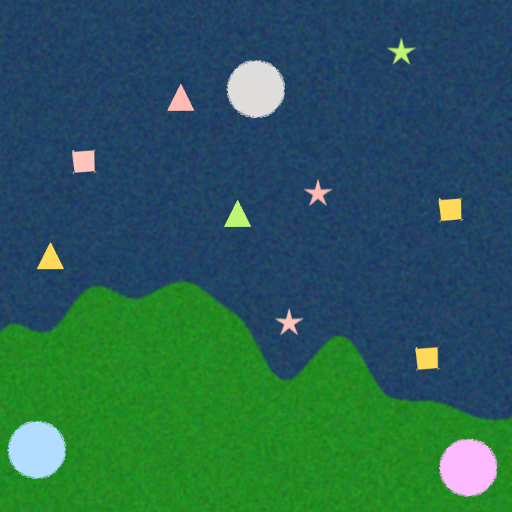
#> input picture uas images/8.png, 512 x 512 px
$ python -i shapeDetector.py   (imports and definitions only)
#> lines starting #> are read from the running program, lines starting #| are printed output that depends on the picture; after the words box and inside, x2 and y2 are one past the last pixel; in counts of white or black regions, pixels touching at a corner belong together
#> further down, picture is the input picture: shape (512, 512, 3); mean B, G, R 84.6, 94.7, 41.2
import cv2
import numpy as np


def detect_shape(img):

    gray = cv2.cvtColor(img, cv2.COLOR_BGR2GRAY)
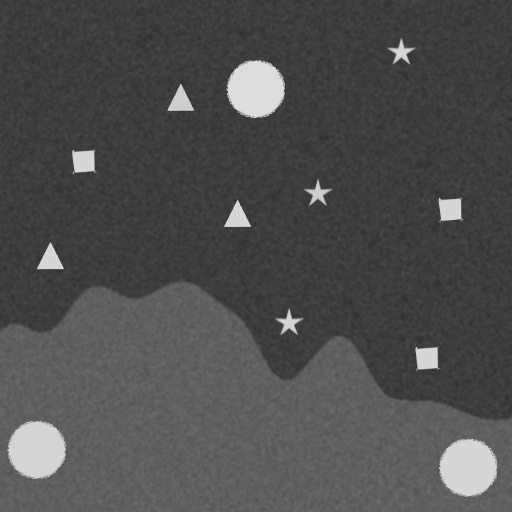
#> gray: shape (512, 512); min 45, max 221, mean 77.5

    blur = cv2.GaussianBlur(gray, (3, 3), 0)

    _, thresh = cv2.threshold(blur, 130, 225, cv2.THRESH_BINARY)
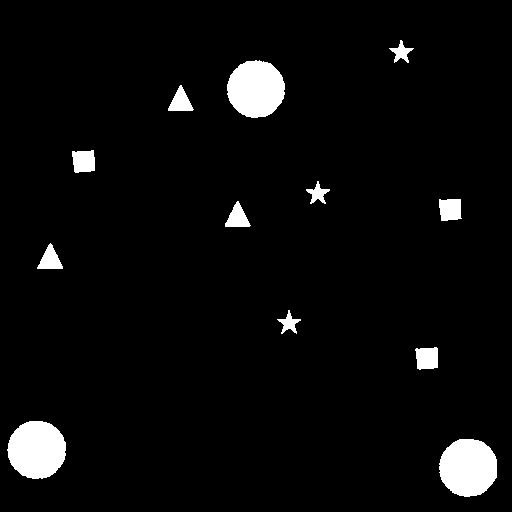
#> thresh: shape (512, 512); values 0 (black) and 225 (white), 4.3% white; 12 white regions

    contours, hierarchies = cv2.findContours(
        thresh, cv2.RETR_LIST, cv2.CHAIN_APPROX_NONE)
#> contours = 12 contours; largest, box (x1, y1, x2, y2) and area: (7, 421, 66, 479) 2599, (439, 439, 497, 497) 2593, (227, 60, 285, 118) 2532, (72, 150, 95, 173) 414, (415, 347, 438, 370) 412

    # Avoid Detection of whole photo frame as a separate contour by setting a max threshold and also a minimum area threshold
    max_area_limit = img.shape[0] * img.shape[1]*0.4
#> max_area_limit = 104857.6
    min_area_limit = 25

    final_shape_list = []

    # drawing overlay on the orignal image to easily test shape detection
    for i, contour in enumerate(contours):
        # if i == 0:
        #     continue

        area = cv2.contourArea(contour)

        if area < min_area_limit:
            continue

        if area > max_area_limit:
            continue

        epsilon = 0.03*cv2.arcLength(contour, True)
        approx = cv2.approxPolyDP(contour, epsilon, True)

        x, y, w, h = cv2.boundingRect(approx)
        x_mid = int(x + w/2)
        y_mid = int(y + h/2)

        coords = (x_mid, y_mid)

        # stars representing children, squares representing adults, and triangles representing elderly individuals.

        if len(approx) == 3:
            shape, obj_type = 'triangle', 0
        elif len(approx) == 4:
            shape, obj_type = 'square', 0
        elif len(approx) == 10:
            shape, obj_type = 'star', 0
        else:
            shape, obj_type = 'circle', 1

        # type: 0->person, 1->rescue centre
        contour_info = {"shape": shape, "type": obj_type,
                        "centre": coords, "contour": contour}

        final_shape_list.append(contour_info)
#> this loop made 12 passes
#> (area, epsilon, approx, x, y, w, h, x_mid) on passes 3, 5, 6, 7, 9, 10: (412, 2.52, [[436, 347], [415, 349], [417, 368], [437, 367]], 415, 347, 23, 22, 426), (337.5, 2.56, [[50, 243], [37, 268], [62, 268]], 37, 243, 26, 26, 50), (341.5, 2.56, [[238, 201], [225, 226], [250, 225]], 225, 201, 26, 26, 238), (402.5, 2.52, [[439, 199], [441, 220], [461, 218], [460, 199]], 439, 199, 23, 22, 450), (414.5, 2.54, [[93, 150], [72, 151], [75, 172], [94, 170]], 72, 150, 23, 23, 83), (336.5, 2.56, [[181, 85], [168, 110], [193, 109]], 168, 85, 26, 26, 181)
#> (area, epsilon, x, y, w, h, x_mid, y_mid) on passes 1, 2, 4, 8, 11, 12: (2593, 5.8, 441, 439, 56, 57, 469, 467), (2599, 5.82, 8, 421, 58, 57, 37, 449), (185.5, 2.82, 277, 310, 24, 24, 289, 322), (192, 2.8, 306, 181, 24, 23, 318, 192), (2532.5, 5.76, 227, 60, 58, 58, 256, 89), (191.5, 2.72, 389, 40, 25, 23, 401, 51)
#> after the loop, final_shape_list = 12 items

    # Final Number of shapes
    return final_shape_list

>>> import cv2
>>> picture = cv2.imread('uas images/8.png')
>>> result = detect_shape(picture)
#> result = 12 items

$ run again, on uas images/9.png
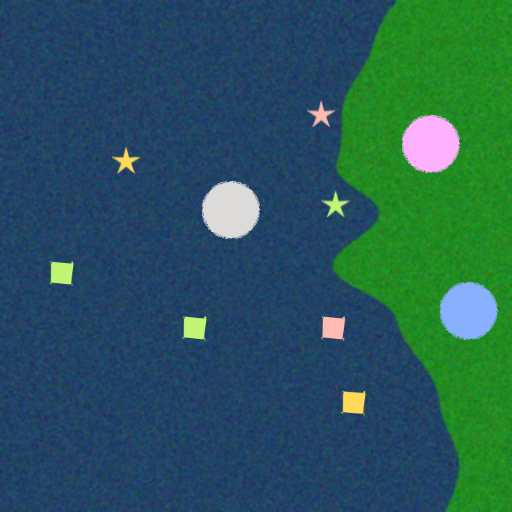
#> input picture uas images/9.png, 512 x 512 px
#> picture is the input picture: shape (512, 512, 3); mean B, G, R 90.2, 87.6, 40
#> in detect_shape, `gray = cv2.cvtColor(img, cv2.COLOR_BGR2GRAY)`:
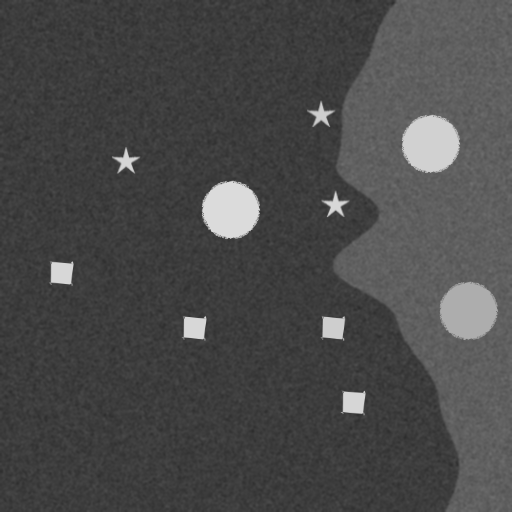
#> gray: shape (512, 512); min 45, max 219, mean 73.6
#> in detect_shape, `_, thresh = cv2.threshold(blur, 130, 225, cv2.THRESH_BINARY)`:
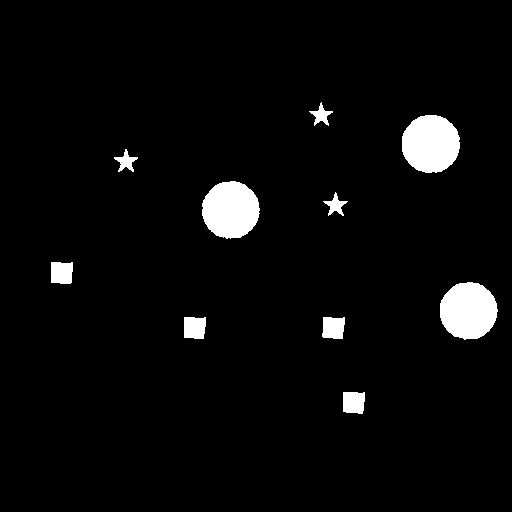
#> thresh: shape (512, 512); values 0 (black) and 225 (white), 4% white; 10 white regions
#> contours = 10 contours; largest, box (x1, y1, x2, y2) and area: (402, 115, 460, 173) 2594, (440, 282, 498, 340) 2522, (202, 181, 260, 239) 2520, (51, 262, 73, 284) 410, (184, 317, 206, 339) 406
#> the loop in detect_shape, `for i, contour in enumerate(contours):` made 10 passes
#> (area, epsilon, approx, x, y, w, h, x_mid) on passes 1, 2, 3, 5: (405, 2.47, [[343, 392], [343, 411], [362, 413], [364, 392]], 343, 392, 22, 22, 354), (404.5, 2.52, [[323, 317], [322, 336], [342, 338], [344, 317]], 322, 317, 23, 22, 333), (406.5, 2.49, [[184, 317], [184, 337], [203, 338], [205, 317]], 184, 317, 22, 22, 195), (410.5, 2.49, [[51, 262], [51, 282], [70, 283], [72, 262]], 51, 262, 22, 22, 62)
#> after the loop in detect_shape, `for i, contour in enumerate(contours):`: final_shape_list = 10 items
